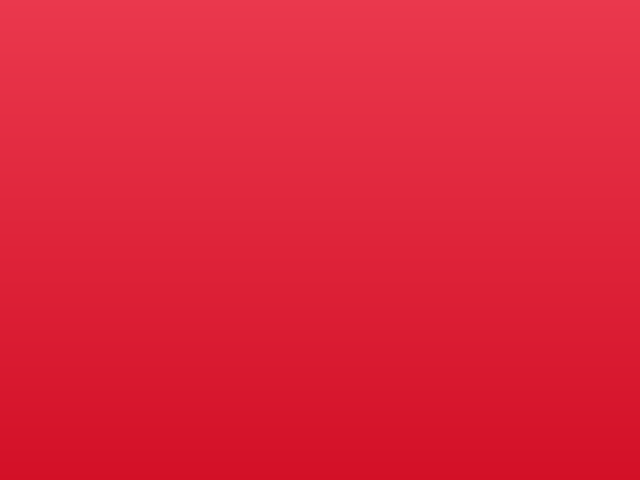
<?xml version="1.0" encoding="UTF-8"?>
<ui version="4.0">
 <class>TrainWindow</class>
 <widget class="QMainWindow" name="TrainWindow">
  <property name="geometry">
   <rect>
    <x>0</x>
    <y>0</y>
    <width>640</width>
    <height>480</height>
   </rect>
  </property>
  <property name="windowTitle">
   <string>Train Manager</string>
  </property>
  <widget class="QWidget" name="centralwidget">
   <property name="styleSheet">
    <string notr="true">.QWidget {
	background-color: qlineargradient(spread:pad, x1:0, y1:1, x2:0, y2:0, stop:0 rgba(211, 16, 39, 255), stop:1 rgba(234, 56, 77, 255));
}</string>
   </property>
  </widget>
 </widget>
 <resources/>
 <connections/>
</ui>
